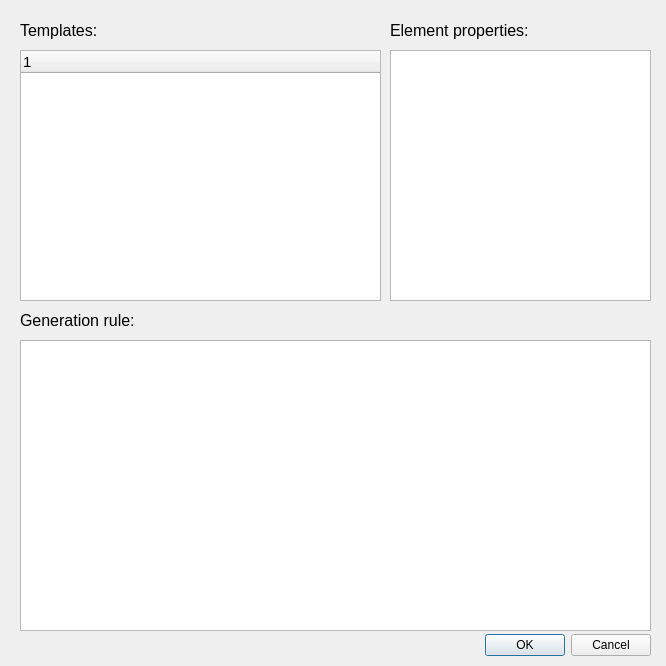
<?xml version="1.0" encoding="UTF-8"?>
<ui version="4.0">
 <class>SpecifyGenerationRulesDialog</class>
 <widget class="QDialog" name="SpecifyGenerationRulesDialog">
  <property name="geometry">
   <rect>
    <x>0</x>
    <y>0</y>
    <width>666</width>
    <height>666</height>
   </rect>
  </property>
  <property name="sizePolicy">
   <sizepolicy hsizetype="Fixed" vsizetype="Fixed">
    <horstretch>0</horstretch>
    <verstretch>0</verstretch>
   </sizepolicy>
  </property>
  <property name="minimumSize">
   <size>
    <width>666</width>
    <height>666</height>
   </size>
  </property>
  <property name="maximumSize">
   <size>
    <width>666</width>
    <height>666</height>
   </size>
  </property>
  <property name="windowTitle">
   <string>Dialog</string>
  </property>
  <widget class="QDialogButtonBox" name="buttonBox">
   <property name="geometry">
    <rect>
     <x>310</x>
     <y>630</y>
     <width>341</width>
     <height>31</height>
    </rect>
   </property>
   <property name="orientation">
    <enum>Qt::Horizontal</enum>
   </property>
   <property name="standardButtons">
    <set>QDialogButtonBox::Cancel|QDialogButtonBox::Ok</set>
   </property>
  </widget>
  <widget class="QWidget" name="templatesAndPropertiesWidget" native="true">
   <property name="geometry">
    <rect>
     <x>20</x>
     <y>20</y>
     <width>631</width>
     <height>281</height>
    </rect>
   </property>
   <widget class="QListWidget" name="propertiesView">
    <property name="geometry">
     <rect>
      <x>370</x>
      <y>30</y>
      <width>261</width>
      <height>251</height>
     </rect>
    </property>
    <property name="font">
     <font>
      <pointsize>11</pointsize>
     </font>
    </property>
   </widget>
   <widget class="QLabel" name="templatesLabel">
    <property name="geometry">
     <rect>
      <x>0</x>
      <y>-10</y>
      <width>121</width>
      <height>41</height>
     </rect>
    </property>
    <property name="font">
     <font>
      <pointsize>12</pointsize>
     </font>
    </property>
    <property name="text">
     <string>Templates:</string>
    </property>
   </widget>
   <widget class="QLabel" name="propertiesLabel">
    <property name="geometry">
     <rect>
      <x>370</x>
      <y>-10</y>
      <width>181</width>
      <height>41</height>
     </rect>
    </property>
    <property name="font">
     <font>
      <pointsize>12</pointsize>
     </font>
    </property>
    <property name="text">
     <string>Element properties:</string>
    </property>
   </widget>
   <widget class="QTreeWidget" name="templatesWidget">
    <property name="geometry">
     <rect>
      <x>0</x>
      <y>30</y>
      <width>361</width>
      <height>251</height>
     </rect>
    </property>
    <property name="font">
     <font>
      <pointsize>11</pointsize>
     </font>
    </property>
    <column>
     <property name="text">
      <string notr="true">1</string>
     </property>
    </column>
   </widget>
  </widget>
  <widget class="QWidget" name="textWidget" native="true">
   <property name="geometry">
    <rect>
     <x>20</x>
     <y>300</y>
     <width>631</width>
     <height>331</height>
    </rect>
   </property>
   <widget class="QLabel" name="ruleLabel">
    <property name="geometry">
     <rect>
      <x>0</x>
      <y>10</y>
      <width>131</width>
      <height>21</height>
     </rect>
    </property>
    <property name="font">
     <font>
      <pointsize>12</pointsize>
     </font>
    </property>
    <property name="text">
     <string>Generation rule:</string>
    </property>
   </widget>
   <widget class="QPlainTextEdit" name="codeArea">
    <property name="geometry">
     <rect>
      <x>0</x>
      <y>40</y>
      <width>631</width>
      <height>291</height>
     </rect>
    </property>
    <property name="font">
     <font>
      <pointsize>11</pointsize>
     </font>
    </property>
   </widget>
  </widget>
 </widget>
 <resources/>
 <connections>
  <connection>
   <sender>buttonBox</sender>
   <signal>accepted()</signal>
   <receiver>SpecifyGenerationRulesDialog</receiver>
   <slot>accept()</slot>
   <hints>
    <hint type="sourcelabel">
     <x>248</x>
     <y>254</y>
    </hint>
    <hint type="destinationlabel">
     <x>157</x>
     <y>274</y>
    </hint>
   </hints>
  </connection>
  <connection>
   <sender>buttonBox</sender>
   <signal>rejected()</signal>
   <receiver>SpecifyGenerationRulesDialog</receiver>
   <slot>reject()</slot>
   <hints>
    <hint type="sourcelabel">
     <x>316</x>
     <y>260</y>
    </hint>
    <hint type="destinationlabel">
     <x>286</x>
     <y>274</y>
    </hint>
   </hints>
  </connection>
 </connections>
</ui>
